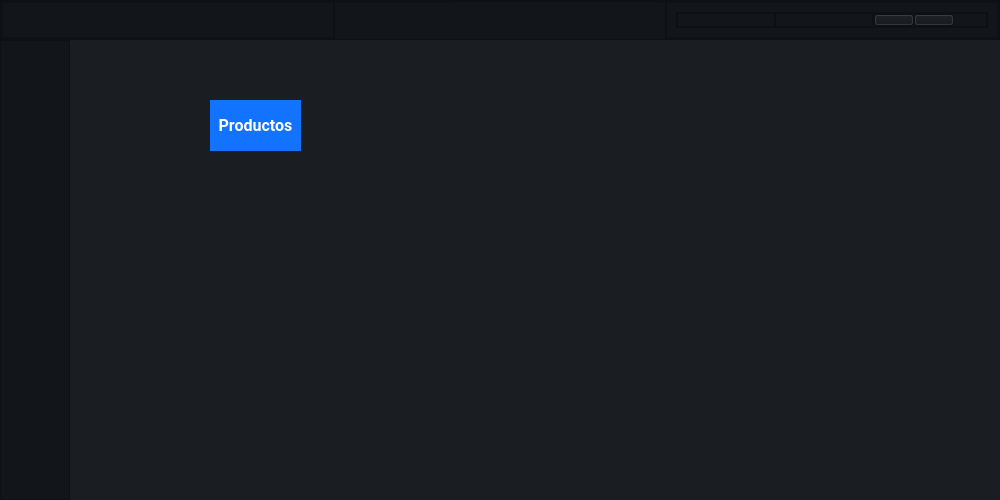
<?xml version="1.0" encoding="UTF-8"?>
<ui version="4.0">
 <class>MainWindow</class>
 <widget class="QMainWindow" name="MainWindow">
  <property name="geometry">
   <rect>
    <x>0</x>
    <y>0</y>
    <width>1000</width>
    <height>500</height>
   </rect>
  </property>
  <property name="windowTitle">
   <string>MainWindow</string>
  </property>
  <property name="styleSheet">
   <string notr="true">background-color: rgb(45, 45, 45);</string>
  </property>
  <widget class="QWidget" name="centralwidget">
   <property name="minimumSize">
    <size>
     <width>1000</width>
     <height>500</height>
    </size>
   </property>
   <layout class="QVBoxLayout" name="verticalLayout">
    <property name="spacing">
     <number>0</number>
    </property>
    <property name="leftMargin">
     <number>0</number>
    </property>
    <property name="topMargin">
     <number>0</number>
    </property>
    <property name="rightMargin">
     <number>0</number>
    </property>
    <property name="bottomMargin">
     <number>0</number>
    </property>
    <item>
     <widget class="QFrame" name="Top_Bar">
      <property name="maximumSize">
       <size>
        <width>16777215</width>
        <height>40</height>
       </size>
      </property>
      <property name="styleSheet">
       <string notr="true">background-color: rgb(35, 35, 35);
</string>
      </property>
      <property name="frameShape">
       <enum>QFrame::NoFrame</enum>
      </property>
      <property name="frameShadow">
       <enum>QFrame::Raised</enum>
      </property>
      <layout class="QHBoxLayout" name="horizontalLayout">
       <property name="spacing">
        <number>0</number>
       </property>
       <property name="leftMargin">
        <number>0</number>
       </property>
       <property name="topMargin">
        <number>0</number>
       </property>
       <property name="rightMargin">
        <number>0</number>
       </property>
       <property name="bottomMargin">
        <number>0</number>
       </property>
       <item>
        <widget class="QFrame" name="frame_top">
         <property name="minimumSize">
          <size>
           <width>0</width>
           <height>0</height>
          </size>
         </property>
         <property name="styleSheet">
          <string notr="true">background-color: rgb(18, 21, 26);</string>
         </property>
         <property name="frameShape">
          <enum>QFrame::StyledPanel</enum>
         </property>
         <property name="frameShadow">
          <enum>QFrame::Raised</enum>
         </property>
         <layout class="QHBoxLayout" name="horizontalLayout_3">
          <property name="spacing">
           <number>0</number>
          </property>
          <property name="leftMargin">
           <number>0</number>
          </property>
          <property name="topMargin">
           <number>0</number>
          </property>
          <property name="rightMargin">
           <number>0</number>
          </property>
          <property name="bottomMargin">
           <number>0</number>
          </property>
          <item>
           <widget class="QFrame" name="frame">
            <property name="frameShape">
             <enum>QFrame::StyledPanel</enum>
            </property>
            <property name="frameShadow">
             <enum>QFrame::Raised</enum>
            </property>
            <layout class="QHBoxLayout" name="horizontalLayout_4">
             <property name="spacing">
              <number>0</number>
             </property>
             <property name="leftMargin">
              <number>0</number>
             </property>
             <property name="topMargin">
              <number>0</number>
             </property>
             <property name="rightMargin">
              <number>0</number>
             </property>
             <property name="bottomMargin">
              <number>0</number>
             </property>
             <item>
              <widget class="QFrame" name="frame_izquierda">
               <property name="frameShape">
                <enum>QFrame::StyledPanel</enum>
               </property>
               <property name="frameShadow">
                <enum>QFrame::Raised</enum>
               </property>
              </widget>
             </item>
             <item>
              <widget class="QFrame" name="frame_medio">
               <property name="sizePolicy">
                <sizepolicy hsizetype="Preferred" vsizetype="Preferred">
                 <horstretch>0</horstretch>
                 <verstretch>7</verstretch>
                </sizepolicy>
               </property>
               <property name="minimumSize">
                <size>
                 <width>0</width>
                 <height>40</height>
                </size>
               </property>
               <property name="frameShape">
                <enum>QFrame::StyledPanel</enum>
               </property>
               <property name="frameShadow">
                <enum>QFrame::Raised</enum>
               </property>
               <widget class="QLabel" name="label">
                <property name="geometry">
                 <rect>
                  <x>120</x>
                  <y>-25</y>
                  <width>202</width>
                  <height>80</height>
                 </rect>
                </property>
                <property name="sizePolicy">
                 <sizepolicy hsizetype="Maximum" vsizetype="Maximum">
                  <horstretch>0</horstretch>
                  <verstretch>0</verstretch>
                 </sizepolicy>
                </property>
                <property name="styleSheet">
                 <string notr="true">border-image: url(:/cct/Logo.png);</string>
                </property>
                <property name="text">
                 <string/>
                </property>
               </widget>
              </widget>
             </item>
             <item>
              <widget class="QFrame" name="frame_derecha">
               <property name="sizePolicy">
                <sizepolicy hsizetype="Preferred" vsizetype="Preferred">
                 <horstretch>0</horstretch>
                 <verstretch>0</verstretch>
                </sizepolicy>
               </property>
               <property name="frameShape">
                <enum>QFrame::StyledPanel</enum>
               </property>
               <property name="frameShadow">
                <enum>QFrame::Raised</enum>
               </property>
               <layout class="QHBoxLayout" name="horizontalLayout_5">
                <item>
                 <widget class="QFrame" name="frame_2">
                  <property name="frameShape">
                   <enum>QFrame::StyledPanel</enum>
                  </property>
                  <property name="frameShadow">
                   <enum>QFrame::Raised</enum>
                  </property>
                  <layout class="QHBoxLayout" name="horizontalLayout_6">
                   <property name="spacing">
                    <number>0</number>
                   </property>
                   <property name="leftMargin">
                    <number>0</number>
                   </property>
                   <property name="topMargin">
                    <number>0</number>
                   </property>
                   <property name="rightMargin">
                    <number>0</number>
                   </property>
                   <property name="bottomMargin">
                    <number>0</number>
                   </property>
                   <item>
                    <widget class="QFrame" name="frame_interno_izquierdo">
                     <property name="frameShape">
                      <enum>QFrame::StyledPanel</enum>
                     </property>
                     <property name="frameShadow">
                      <enum>QFrame::Raised</enum>
                     </property>
                    </widget>
                   </item>
                   <item>
                    <widget class="QFrame" name="frame_intern_medio">
                     <property name="frameShape">
                      <enum>QFrame::StyledPanel</enum>
                     </property>
                     <property name="frameShadow">
                      <enum>QFrame::Raised</enum>
                     </property>
                    </widget>
                   </item>
                   <item>
                    <widget class="QFrame" name="frame_interno_derecha">
                     <property name="frameShape">
                      <enum>QFrame::StyledPanel</enum>
                     </property>
                     <property name="frameShadow">
                      <enum>QFrame::Raised</enum>
                     </property>
                     <layout class="QHBoxLayout" name="horizontalLayout_7">
                      <property name="spacing">
                       <number>0</number>
                      </property>
                      <property name="leftMargin">
                       <number>0</number>
                      </property>
                      <property name="topMargin">
                       <number>0</number>
                      </property>
                      <property name="rightMargin">
                       <number>0</number>
                      </property>
                      <property name="bottomMargin">
                       <number>0</number>
                      </property>
                      <item alignment="Qt::AlignHCenter|Qt::AlignTop">
                       <widget class="QPushButton" name="Btn_minimize">
                        <property name="sizePolicy">
                         <sizepolicy hsizetype="Fixed" vsizetype="Fixed">
                          <horstretch>0</horstretch>
                          <verstretch>0</verstretch>
                         </sizepolicy>
                        </property>
                        <property name="text">
                         <string/>
                        </property>
                        <property name="icon">
                         <iconset resource="../icons Internet/icons/iconos_provisorios.qrc">
                          <normaloff>:/cct/minimize-2.svg</normaloff>:/cct/minimize-2.svg</iconset>
                        </property>
                       </widget>
                      </item>
                      <item alignment="Qt::AlignHCenter|Qt::AlignTop">
                       <widget class="QPushButton" name="Btn_Maximize">
                        <property name="sizePolicy">
                         <sizepolicy hsizetype="Fixed" vsizetype="Fixed">
                          <horstretch>0</horstretch>
                          <verstretch>0</verstretch>
                         </sizepolicy>
                        </property>
                        <property name="text">
                         <string/>
                        </property>
                        <property name="icon">
                         <iconset resource="../icons Internet/icons/iconos_provisorios.qrc">
                          <normaloff>:/cct/maximize.svg</normaloff>:/cct/maximize.svg</iconset>
                        </property>
                       </widget>
                      </item>
                      <item>
                       <widget class="QPushButton" name="Btn_close">
                        <property name="sizePolicy">
                         <sizepolicy hsizetype="Minimum" vsizetype="Fixed">
                          <horstretch>0</horstretch>
                          <verstretch>0</verstretch>
                         </sizepolicy>
                        </property>
                        <property name="styleSheet">
                         <string notr="true">border: none;</string>
                        </property>
                        <property name="text">
                         <string/>
                        </property>
                        <property name="icon">
                         <iconset resource="../icons Internet/icons/iconos_provisorios.qrc">
                          <normaloff>:/cct/x.svg</normaloff>:/cct/x.svg</iconset>
                        </property>
                        <property name="iconSize">
                         <size>
                          <width>14</width>
                          <height>14</height>
                         </size>
                        </property>
                       </widget>
                      </item>
                     </layout>
                    </widget>
                   </item>
                  </layout>
                 </widget>
                </item>
               </layout>
              </widget>
             </item>
            </layout>
           </widget>
          </item>
         </layout>
        </widget>
       </item>
      </layout>
     </widget>
    </item>
    <item>
     <widget class="QFrame" name="Content">
      <property name="frameShape">
       <enum>QFrame::NoFrame</enum>
      </property>
      <property name="frameShadow">
       <enum>QFrame::Raised</enum>
      </property>
      <layout class="QHBoxLayout" name="horizontalLayout_2">
       <property name="spacing">
        <number>0</number>
       </property>
       <property name="leftMargin">
        <number>0</number>
       </property>
       <property name="topMargin">
        <number>0</number>
       </property>
       <property name="rightMargin">
        <number>0</number>
       </property>
       <property name="bottomMargin">
        <number>0</number>
       </property>
       <item>
        <widget class="QFrame" name="frame_left_menu">
         <property name="minimumSize">
          <size>
           <width>70</width>
           <height>0</height>
          </size>
         </property>
         <property name="maximumSize">
          <size>
           <width>70</width>
           <height>16777215</height>
          </size>
         </property>
         <property name="styleSheet">
          <string notr="true">background-color: #12151a;</string>
         </property>
         <property name="frameShape">
          <enum>QFrame::StyledPanel</enum>
         </property>
         <property name="frameShadow">
          <enum>QFrame::Raised</enum>
         </property>
         <layout class="QVBoxLayout" name="verticalLayout_2">
          <property name="spacing">
           <number>0</number>
          </property>
          <property name="leftMargin">
           <number>0</number>
          </property>
          <property name="topMargin">
           <number>0</number>
          </property>
          <property name="rightMargin">
           <number>0</number>
          </property>
          <property name="bottomMargin">
           <number>0</number>
          </property>
          <item alignment="Qt::AlignTop">
           <widget class="QFrame" name="frame_top_menus">
            <property name="minimumSize">
             <size>
              <width>0</width>
              <height>40</height>
             </size>
            </property>
            <property name="frameShape">
             <enum>QFrame::NoFrame</enum>
            </property>
            <property name="frameShadow">
             <enum>QFrame::Raised</enum>
            </property>
            <layout class="QVBoxLayout" name="verticalLayout_3">
             <property name="spacing">
              <number>0</number>
             </property>
             <property name="leftMargin">
              <number>0</number>
             </property>
             <property name="topMargin">
              <number>0</number>
             </property>
             <property name="rightMargin">
              <number>0</number>
             </property>
             <property name="bottomMargin">
              <number>0</number>
             </property>
             <item>
              <widget class="QPushButton" name="Btn_Menu_5">
               <property name="styleSheet">
                <string notr="true">border: none;</string>
               </property>
               <property name="text">
                <string/>
               </property>
               <property name="icon">
                <iconset resource="Iconos/logo.qrc">
                 <normaloff>:/cct/Menú.png</normaloff>:/cct/Menú.png</iconset>
               </property>
               <property name="iconSize">
                <size>
                 <width>50</width>
                 <height>50</height>
                </size>
               </property>
              </widget>
             </item>
             <item>
              <widget class="QPushButton" name="Btn_Menu_4">
               <property name="minimumSize">
                <size>
                 <width>0</width>
                 <height>40</height>
                </size>
               </property>
               <property name="font">
                <font>
                 <family>Roboto</family>
                 <pointsize>14</pointsize>
                 <weight>75</weight>
                 <bold>true</bold>
                </font>
               </property>
               <property name="styleSheet">
                <string notr="true">QPushButton {
color: #b3b3b3;
background-color: #12151a;
border: 0px solid;
}

QPushButton:hover {
background-color: rgb(85, 170, 255);
}
</string>
               </property>
               <property name="text">
                <string/>
               </property>
               <property name="icon">
                <iconset>
                 <normaloff>Iconos/Productos.png</normaloff>Iconos/Productos.png</iconset>
               </property>
               <property name="iconSize">
                <size>
                 <width>60</width>
                 <height>60</height>
                </size>
               </property>
              </widget>
             </item>
             <item>
              <widget class="QPushButton" name="Btn_Menu_1">
               <property name="minimumSize">
                <size>
                 <width>0</width>
                 <height>40</height>
                </size>
               </property>
               <property name="font">
                <font>
                 <family>Roboto</family>
                 <pointsize>14</pointsize>
                 <weight>75</weight>
                 <bold>true</bold>
                </font>
               </property>
               <property name="styleSheet">
                <string notr="true">QPushButton {
color: #b3b3b3;
background-color: #12151a;
border: 0px solid;
border: none;
}

QPushButton:hover {
background-color: rgb(85, 170, 255);
}
</string>
               </property>
               <property name="text">
                <string/>
               </property>
               <property name="icon">
                <iconset resource="Iconos/logo.qrc">
                 <normaloff>:/cct/Depósito.png</normaloff>:/cct/Depósito.png</iconset>
               </property>
               <property name="iconSize">
                <size>
                 <width>60</width>
                 <height>60</height>
                </size>
               </property>
              </widget>
             </item>
             <item>
              <widget class="QPushButton" name="Btn_Menu_2">
               <property name="minimumSize">
                <size>
                 <width>0</width>
                 <height>40</height>
                </size>
               </property>
               <property name="font">
                <font>
                 <family>Roboto</family>
                 <pointsize>14</pointsize>
                 <weight>75</weight>
                 <bold>true</bold>
                </font>
               </property>
               <property name="styleSheet">
                <string notr="true">QPushButton {
color: #b3b3b3;
background-color: #12151a;
border: 0px solid;
border: none;
}

QPushButton:hover {
background-color: rgb(85, 170, 255);
}</string>
               </property>
               <property name="text">
                <string/>
               </property>
               <property name="icon">
                <iconset>
                 <normaloff>Iconos/Usuarios.png</normaloff>Iconos/Usuarios.png</iconset>
               </property>
               <property name="iconSize">
                <size>
                 <width>60</width>
                 <height>60</height>
                </size>
               </property>
              </widget>
             </item>
            </layout>
           </widget>
          </item>
          <item>
           <widget class="QPushButton" name="Btn_Menu_3">
            <property name="minimumSize">
             <size>
              <width>0</width>
              <height>40</height>
             </size>
            </property>
            <property name="font">
             <font>
              <family>Roboto</family>
              <pointsize>14</pointsize>
              <weight>75</weight>
              <bold>true</bold>
             </font>
            </property>
            <property name="styleSheet">
             <string notr="true">QPushButton {
color: #b3b3b3;
background-color: #12151a;
border: none;
}

QPushButton:hover {
background-color: rgb(85, 170, 255);
}</string>
            </property>
            <property name="text">
             <string/>
            </property>
            <property name="icon">
             <iconset resource="Iconos/logo.qrc">
              <normaloff>:/cct/Exit.png</normaloff>:/cct/Exit.png</iconset>
            </property>
            <property name="iconSize">
             <size>
              <width>60</width>
              <height>60</height>
             </size>
            </property>
           </widget>
          </item>
         </layout>
        </widget>
       </item>
       <item>
        <widget class="QFrame" name="frame_pages">
         <property name="styleSheet">
          <string notr="true">border: none;</string>
         </property>
         <property name="frameShape">
          <enum>QFrame::StyledPanel</enum>
         </property>
         <property name="frameShadow">
          <enum>QFrame::Raised</enum>
         </property>
         <layout class="QVBoxLayout" name="verticalLayout_4">
          <property name="spacing">
           <number>0</number>
          </property>
          <property name="leftMargin">
           <number>0</number>
          </property>
          <property name="topMargin">
           <number>0</number>
          </property>
          <property name="rightMargin">
           <number>0</number>
          </property>
          <property name="bottomMargin">
           <number>0</number>
          </property>
          <item>
           <widget class="QStackedWidget" name="Pages_Widget">
            <property name="styleSheet">
             <string notr="true">background-color: #1a1e23;
border: none;</string>
            </property>
            <widget class="QWidget" name="page_1">
             <widget class="QLabel" name="label_productos">
              <property name="geometry">
               <rect>
                <x>140</x>
                <y>60</y>
                <width>91</width>
                <height>51</height>
               </rect>
              </property>
              <property name="font">
               <font>
                <family>Roboto</family>
                <pointsize>12</pointsize>
                <weight>75</weight>
                <bold>true</bold>
               </font>
              </property>
              <property name="styleSheet">
               <string notr="true">background-color: rgb(17, 115, 255);</string>
              </property>
              <property name="text">
               <string>&lt;html&gt;&lt;head/&gt;&lt;body&gt;&lt;p align=&quot;center&quot;&gt;&lt;span style=&quot; color:#ffffff;&quot;&gt;Productos&lt;/span&gt;&lt;/p&gt;&lt;/body&gt;&lt;/html&gt;</string>
              </property>
             </widget>
            </widget>
            <widget class="QWidget" name="page_3">
             <widget class="QLabel" name="label_usuarios">
              <property name="geometry">
               <rect>
                <x>90</x>
                <y>70</y>
                <width>111</width>
                <height>71</height>
               </rect>
              </property>
              <property name="font">
               <font>
                <family>Roboto</family>
                <pointsize>12</pointsize>
                <weight>75</weight>
                <bold>true</bold>
               </font>
              </property>
              <property name="styleSheet">
               <string notr="true">background-color: rgb(17, 115, 255);</string>
              </property>
              <property name="text">
               <string>&lt;html&gt;&lt;head/&gt;&lt;body&gt;&lt;p align=&quot;center&quot;&gt;&lt;span style=&quot; color:#ffffff;&quot;&gt;Usuarios&lt;/span&gt;&lt;/p&gt;&lt;/body&gt;&lt;/html&gt;</string>
              </property>
             </widget>
            </widget>
            <widget class="QWidget" name="page_2">
             <widget class="QLabel" name="label_deposito">
              <property name="geometry">
               <rect>
                <x>150</x>
                <y>60</y>
                <width>61</width>
                <height>31</height>
               </rect>
              </property>
              <property name="font">
               <font>
                <family>Roboto</family>
                <pointsize>12</pointsize>
                <weight>75</weight>
                <bold>true</bold>
               </font>
              </property>
              <property name="styleSheet">
               <string notr="true">background-color: rgb(17, 115, 255);</string>
              </property>
              <property name="text">
               <string>&lt;html&gt;&lt;head/&gt;&lt;body&gt;&lt;p align=&quot;center&quot;&gt;&lt;span style=&quot; color:#ffffff;&quot;&gt;Depósito&lt;/span&gt;&lt;/p&gt;&lt;/body&gt;&lt;/html&gt;</string>
              </property>
             </widget>
            </widget>
           </widget>
          </item>
         </layout>
        </widget>
       </item>
      </layout>
     </widget>
    </item>
   </layout>
  </widget>
 </widget>
 <tabstops>
  <tabstop>Btn_Menu_1</tabstop>
  <tabstop>Btn_Menu_2</tabstop>
  <tabstop>Btn_Menu_3</tabstop>
  <tabstop>Btn_Menu_5</tabstop>
  <tabstop>Btn_Menu_4</tabstop>
 </tabstops>
 <resources>
  <include location="Iconos/logo.qrc"/>
  <include location="../icons Internet/icons/iconos_provisorios.qrc"/>
 </resources>
 <connections/>
</ui>
